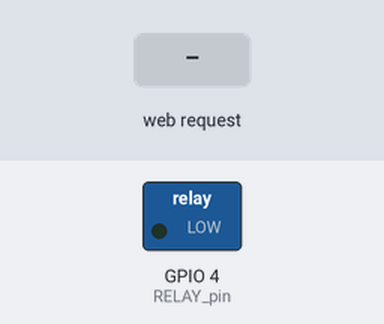
Bench run of a sketch on a simulated ESP8266 (NodeMCU). On the bench: switched loads named in the sketch (green lamp = pin HIGH). The inputs (shaded band) are chosen by the test bench. WiFi joins after 1.5 s; servers stay silent unless stated; what the sketch prints to the serial monitor is not drawn.

Above: at 2.7 s.
2.8 s: HTTP request GET /RELAY=ON received
At 3.6 s:
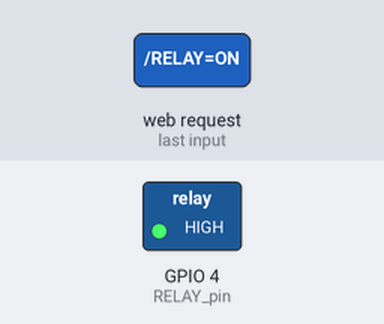
Timing chart, 0 to 5.8 s (numbered marks = the images above; inputs shaded):
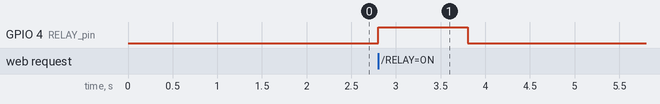

The sketch:

esp8266-door-server.ino
```cpp
#include <ESP8266WiFi.h>

const char* ssid = "YOUR_WIFI_SSID"; //
const char* password = "YOUR_WIFI_PASSWORD";

int RELAY_pin = 4; // RELAY pin. D2 is GIPO4
int port = 200; // Port we will use for the webserver

const long duration_pulse = 1000; //Milliseconds that the RELAY will be on.
WiFiServer server(port);

void setup()
{
  Serial.begin(115200);

  pinMode(RELAY_pin, OUTPUT);

  digitalWrite(RELAY_pin, LOW); // Start with the RELAY OFF

  Serial.print("Connecting to the WiFi newtork");
  WiFi.begin(ssid, password);
  while (WiFi.status() != WL_CONNECTED)
  {
    delay(500);
    Serial.print(".");
  }
  Serial.println("WiFi connected");
  server.begin();  // Starts the server
  Serial.println("Server started");

  Serial.print("IP Address of WiFI network: ");
  Serial.println(WiFi.localIP()); // Prints IP address on Serial Monitor
  Serial.print("Copy and paste the following URL: http://");
  Serial.print(WiFi.localIP());
  Serial.print(":");
  Serial.print(port);
  Serial.println("/");

}

void loop()
{
  WiFiClient client = server.available();
  if (!client)
  {
    return;
  }
  Serial.println("Waiting for new client");
  while(!client.available())
  {
    delay(1);
  }

  String request = client.readStringUntil('\r');
  Serial.println(request);
  client.flush();


  int relayState = LOW;

  if(request.indexOf("/RELAY=ON") != -1)
  {
    digitalWrite(RELAY_pin, HIGH); // Switch ON RELAY
    relayState = HIGH;
    delay(duration_pulse); // Keep it ON for 1000 milliseconds
    digitalWrite(RELAY_pin, LOW); // Switch OFF RELAY
    relayState = HIGH;
  }

/*------------------HTML UI Page---------------------*/

  client.println("HTTP/1.1 200 OK"); // Standalone web server with an ESP8266
  client.println("Content-Type: text/html");
  client.println("");
  client.println("<!DOCTYPE HTML>");
  client.println("<html>");

  client.print("Door server.");

  client.println("<br><br>");
  client.println("<a href=\"/RELAY=ON\"\"><button>Switch ON RELAY for 1 second</button></a>");
  client.println("</html>");

  delay(1);
  Serial.println("Client disconnected");
  Serial.println("");
}
```

Measured:
- after the input at 2.8 s, GPIO 4 (RELAY_pin): LOW → HIGH at once, → LOW 1.0 s later
